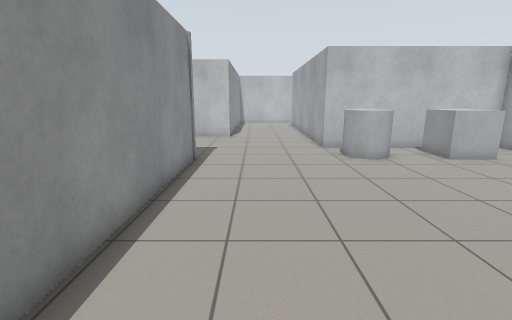
[1] (above)

18 first-person views from a walk through a world built for the Gazebo simulator. The camera is 1.2 m above the floor, tilts 12° down and sees 85° across. The floor is counted in squares, 0.5 m on a side. Each view is taken from the middle of a square. On the plan, view 1 faces up. The plan holds only what a view shows up to about 18 squares ahead; the rest is blank.

[2]
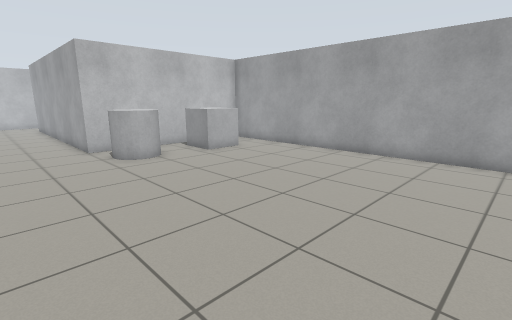

[3]
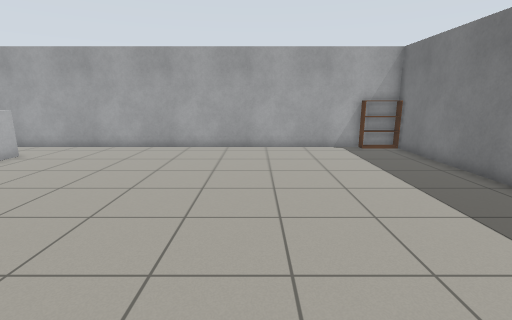

[4]
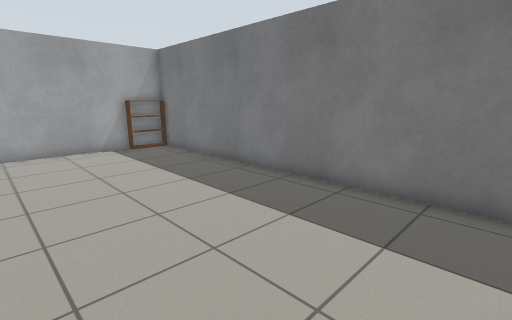

[5]
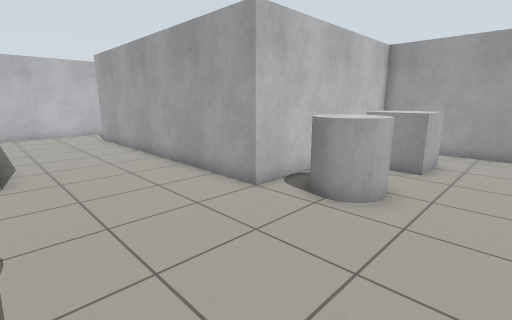

[6]
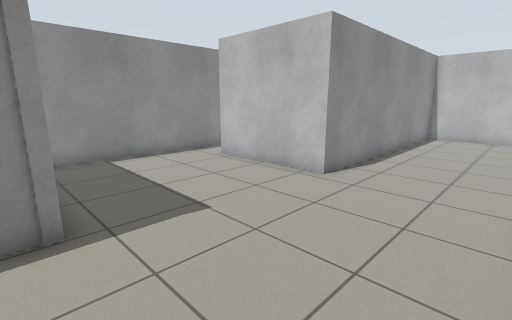

[7]
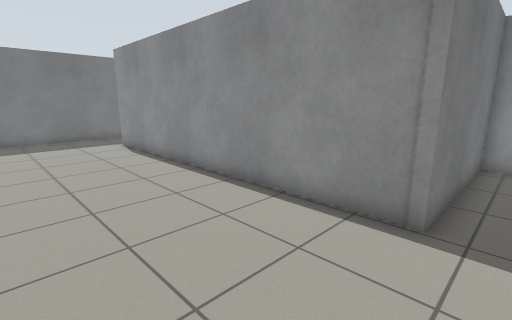

[8]
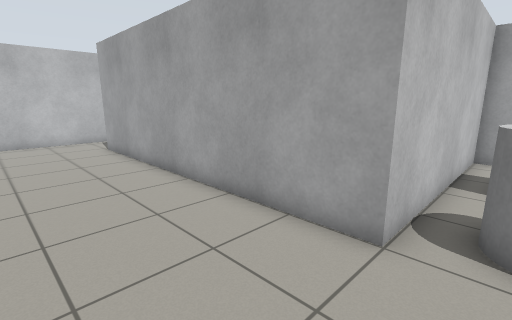

[9]
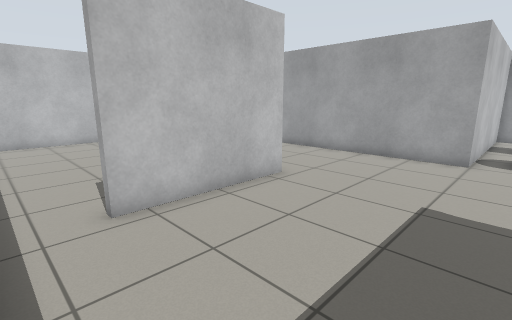

[10]
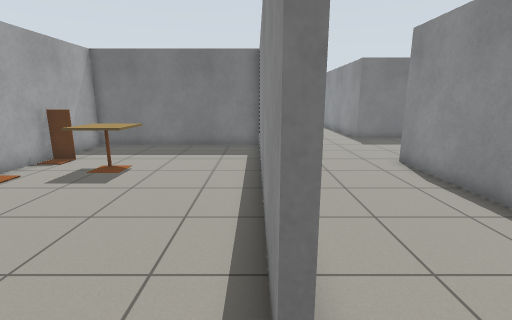

[11]
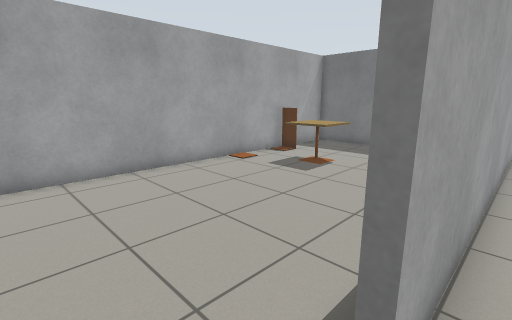

[12]
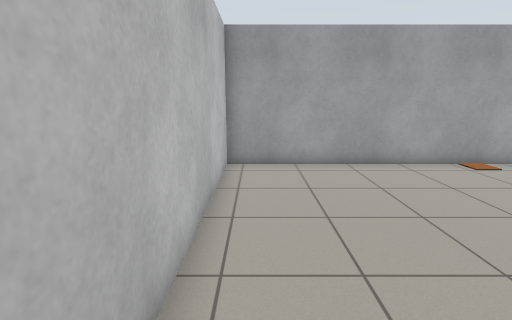

[13]
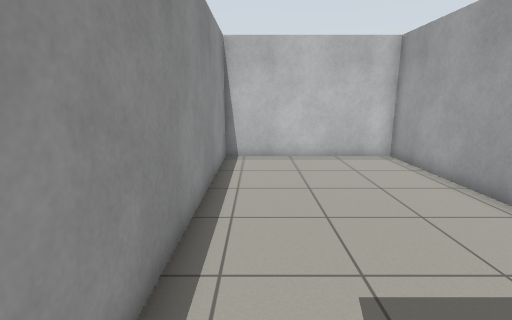

[14]
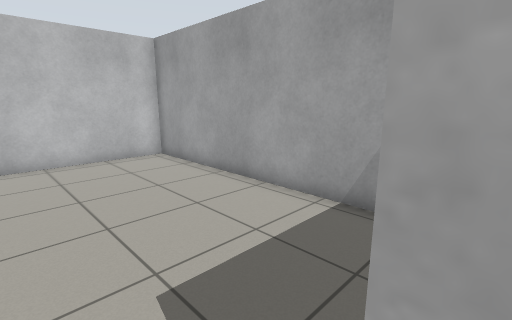

[15]
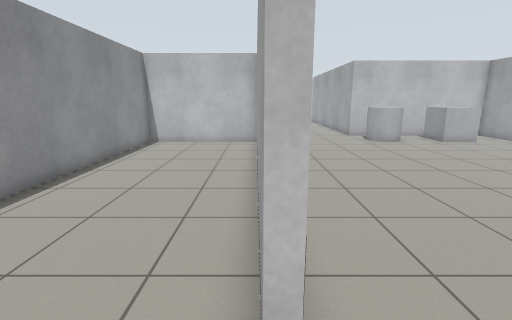

[16]
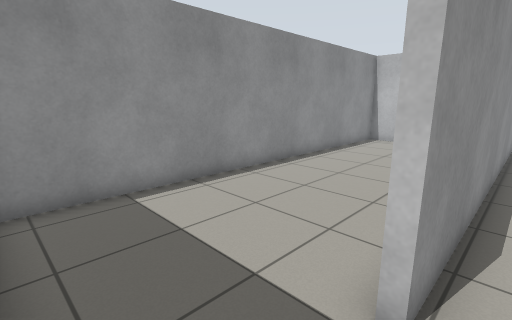

[17]
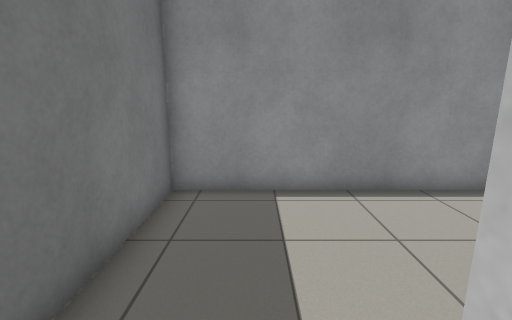

[18]
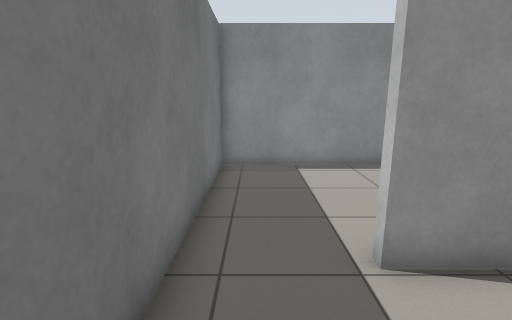

### Floor plan
Ten units are one square. View 1 is at (0, 0); x grows to the right and y downward. Boxes are objects, and circles mark ways between rooms. Rooms are numbered by the first view taken in them; rooms with no view inside come last. Other rooms are left out.
<svg viewBox="-98 -316 229 386">
<path fill="none" stroke="#000" d="M-93 -195 -93 -118 -26 -118 -26 32M-36 63 126 63 126 -145 35 -145 35 -281M34 -311 -18 -311 -18 -190 -73 -190 -73 -194M38 -281 38 -176M37 -148 126 -148 126 -311 34 -311M-29 -72 -29 -81M-29 32 -29 -22M-29 -115 -93 -115 -93 63 -36 63M-21 -211 -21 -311 -93 -311 -93 -195"/>
<rect x="35" y="-135" width="30" height="20" fill="#bbb"><title>grey cylinder</title></rect>
<rect x="75" y="-135" width="30" height="20" fill="#bbb"><title>grey box</title></rect>
<rect x="115" y="45" width="10" height="20" fill="#bbb"><title>bookshelf</title></rect>
<rect x="85" y="-215" width="20" height="20" fill="#bbb"><title>cafe table</title></rect>
<rect x="115" y="-195" width="10" height="10" fill="#bbb"><title>cabinet</title></rect>
<circle cx="40" cy="-295" r="3" fill="#2a7"/>
<circle cx="-30" cy="50" r="3" fill="#2a7"/>
<circle cx="-85" cy="-190" r="3" fill="#2a7"/>
<text x="30" y="-90">1</text>
<text x="80" y="-230">2</text>
<text x="-70" y="-30">3</text>
<text x="-60" y="-250">4</text>
</svg>
Room 1 opens to room 2. Room 1 opens to room 3. Room 1 opens to room 4.

Where each view was taken, in squares from view 1:
view 1: 0 up, 0 right, facing up
view 2: 0 up, 0 right, facing up-right
view 3: 1 up, 2 left, facing right
view 4: 1 up, 2 left, facing down-right
view 5: 9 up, 2 left, facing up-right
view 6: 11 up, 3 right, facing up-left
view 7: 13 up, 3 right, facing down-left
view 8: 13 up, 1 left, facing up-right
view 9: 13 up, 9 left, facing up-right
view 10: 30 up, 4 right, facing down
view 11: 30 up, 3 right, facing down-right
view 12: 30 up, 2 right, facing right
view 13: 19 up, 8 left, facing up
view 14: 19 up, 8 left, facing up-right
view 15: 5 down, 3 left, facing up
view 16: 6 down, 2 left, facing up-left
view 17: 4 down, 2 left, facing left
view 18: 5 down, 1 right, facing left
